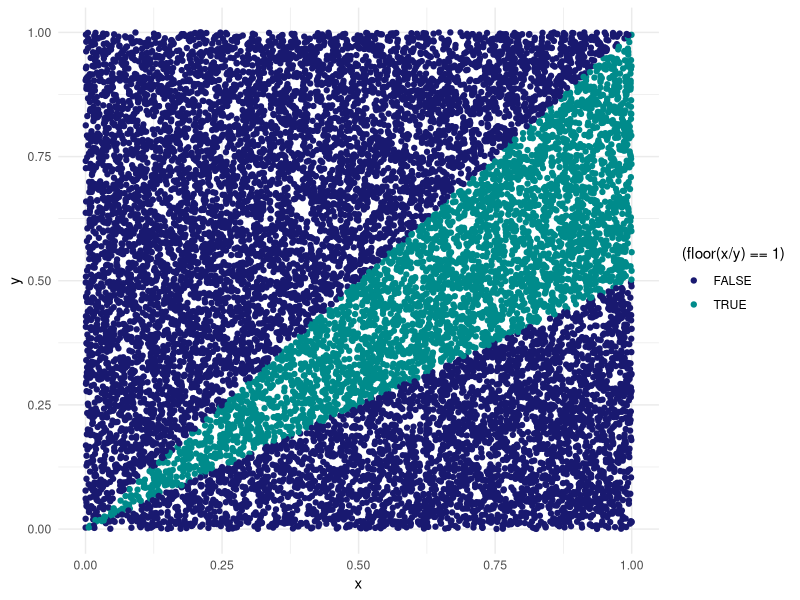
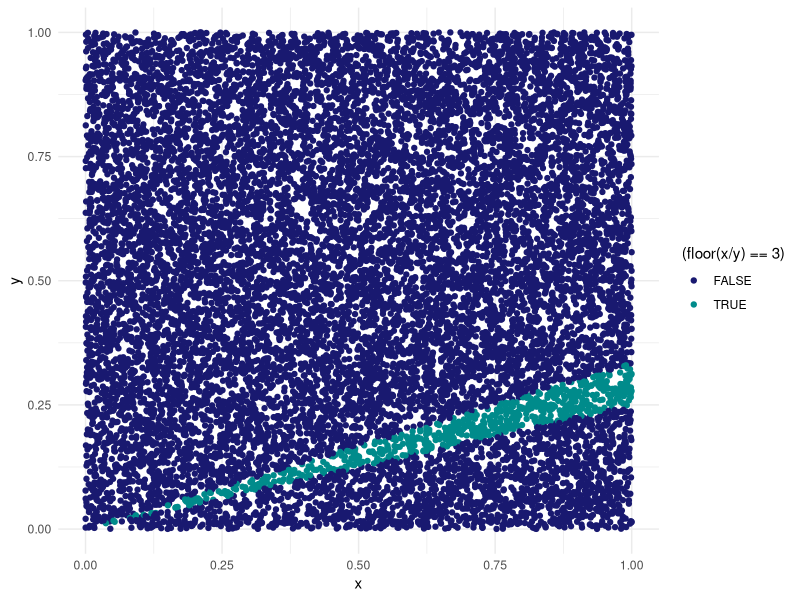
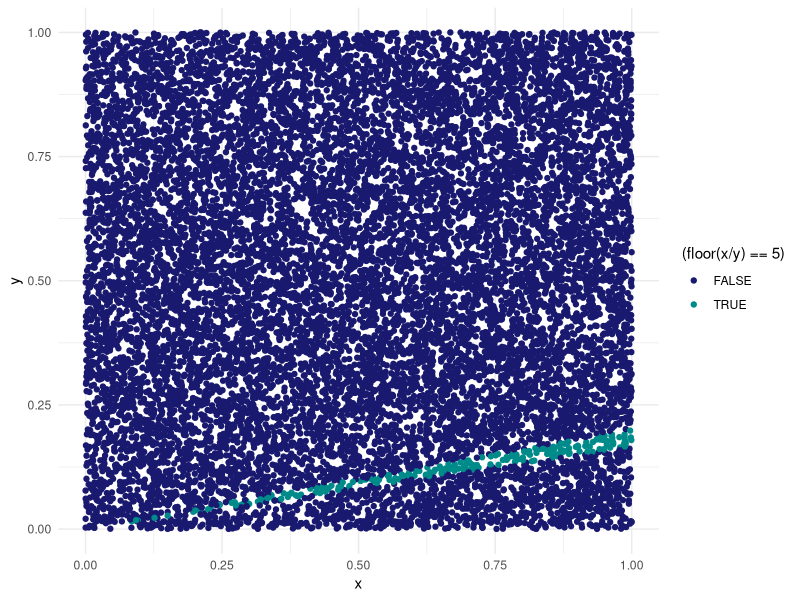
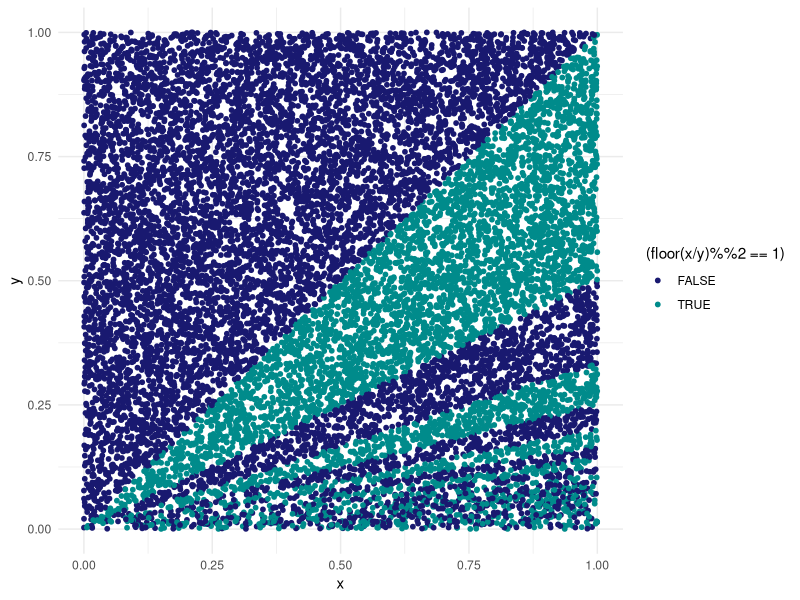

Write R code to recreate these figures, in order.
## ---- chunk 1
library(tidyverse)
data_points <- tibble(
  x = runif(15000, 0, 1),
  y = runif(15000, 0, 1)
)

floor_plot <- function(data, z) {
  data %>% 
    ggplot(aes(x, y , color  = (floor(x/y) == {{ z }}))) +
    geom_point(size = 1.5) +
    scale_color_manual(values = c("midnightblue", "cyan4")) +
    theme_minimal()
}

floor_plot(data_points, 1)
## ---- chunk 2
floor_plot(data_points, 3)
## ---- chunk 3
floor_plot(data_points, 5)
## ---- chunk 4
data_points %>% 
  ggplot(aes(x, y, color = (floor(x/y)%%2 == 1))) +
  geom_point(size = 1.3) +
  scale_color_manual(values = c("midnightblue", "cyan4")) +
  theme_minimal()
